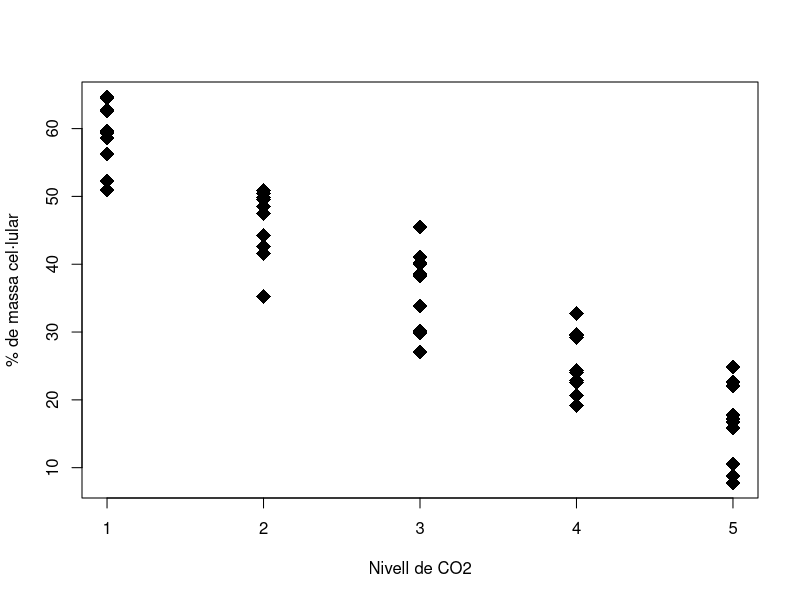
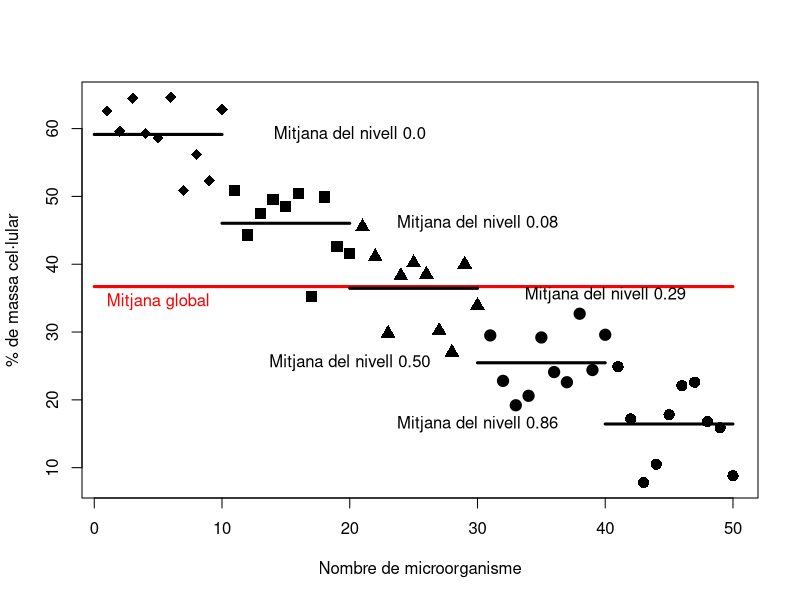

Write R code to recreate these figures, in order.
## ---- chunk 1
knitr::opts_chunk$set(fig.width=6, fig.height=6, fig.align="center", echo=TRUE, warning=FALSE, message=FALSE,error=FALSE)
library(knitr)
#library(printr) 
set.seed(42)
## ---- chunk 2
Inc=c(62.6,50.9,45.5,29.5,24.9,59.6,44.3,41.1,22.8,17.2,64.5,47.5,29.8,19.2,7.8,59.3,49.5,38.3,20.6,10.5,58.6,48.5,40.2,29.2,17.8,64.6,50.4,38.5,24.1,22.1,50.9,35.2,30.2,22.6,22.6,56.2,49.9,27.0,32.7,16.8,52.3,42.6,40.0,24.4,15.9,62.8,41.6,33.9,29.6,8.8)
Pre=as.factor(rep(c("0.0","0.08","0.29","0.50","0.86"), times=10))
CO2=data.frame(Inc,Pre)
str(CO2)
head(CO2,7)
N=dim(CO2)[1] 
k=length(levels(CO2$Pre))
c(N,k)
## ---- chunk 3
CO2mat=matrix(c(62.6,50.9,45.5,29.5,24.9,59.6,44.3,41.1,22.8,17.2,64.5,47.5,29.8,19.2,7.8,59.3,49.5,38.3,20.6,10.5,58.6,48.5,40.2,29.2,17.8,64.6,50.4,38.5,24.1,22.1,50.9,35.2,30.2,22.6,22.6,56.2,49.9,27.0,32.7,16.8,52.3,42.6,40.0,24.4,15.9,62.8,41.6,33.9,29.6,8.8),10,5,byrow=T)
coor_x =matrix(c(rep(1,10),rep(2,10),rep(3,10),rep(4,10),rep(5,10)),10,5)
plot(c(coor_x[,1],coor_x[,2],coor_x[,3],coor_x[,4],coor_x[,5]),
     c(CO2mat[,1],CO2mat[,2],CO2mat[,3],CO2mat[,4],CO2mat[,5]),type="p",pch=18,cex=2,xlab="Nivell de CO2",ylab="% de massa cel·lular")
## ---- chunk 4
plot(1:50,c(CO2mat[,1],CO2mat[,2],CO2mat[,3],CO2mat[,4],CO2mat[,5]),type="p",pch=17,xlab="Nombre de microorganisme",ylab="% de massa cel·lular",cex=0)
points(1:10,CO2mat[,1],pch=18,cex=1.5)
points(11:20,CO2mat[,2],pch=15,cex=1.5)
points(21:30,CO2mat[,3],pch=17,cex=1.5)
points(31:40,CO2mat[,4],pch=19,cex=1.5)
points(41:50,CO2mat[,5],pch=16,cex=1.5)
lines(c(0,50),c(mean(CO2mat),mean(CO2mat)),lwd=3,col="red")
text(5,mean(CO2mat[,3]-2),"Mitjana global",col="red")
for (i in 1:5){lines(c(0+10*(i-1),10*i),c(mean(CO2mat[,i]),mean(CO2mat[,i])),lwd=3)}
text(20,mean(CO2mat[,1]),"Mitjana del nivell 0.0")
text(30,mean(CO2mat[,2]),"Mitjana del nivell 0.08")
text(40,mean(CO2mat[,3]-1),"Mitjana del nivell 0.29")
text(20,mean(CO2mat[,4]),"Mitjana del nivell 0.50")
text(30,mean(CO2mat[,5]),"Mitjana del nivell 0.86")
## ---- chunk 5
mitjanes.nivells=aggregate(Inc~Pre,data=CO2,mean)
mitjanes.nivells
## ---- chunk 6
mitjana.total=mean(CO2$Inc)
mitjana.total
## ---- chunk 7
SSTotal=sum((CO2$Inc-mitjana.total)^2)
SSTotal
SSTr=sum(table(CO2$Pre)*(mitjanes.nivells[,2]-mitjana.total)^2)
SSTr
SSE=sum((CO2$Inc-mitjanes.nivells[,2])^2)
SSE
SSTr+SSE
## ---- chunk 8
MSTr=SSTr/(k-1) 
MSTr
MSE=SSE/(N-k) 
MSE
## ---- chunk 9
EstF=MSTr/MSE 
EstF
## ---- chunk 10
1-pf(EstF,k-1,N-k)
## ---- chunk 11
summary(aov(CO2$Inc~CO2$Pre))
## ---- chunk 12
library(nortest)
p.val.lillie=function(i){lillie.test(CO2[CO2$Pre==levels(CO2$Pre)[i],1])$p.value}
sapply(1:k,FUN=p.val.lillie)
## ---- chunk 13
bartlett.test(CO2$Inc~CO2$Pre)
## ---- chunk 14
pairwise.t.test(CO2$Inc,CO2$Pre,p.adjust.method="bonferroni")
## ---- chunk 15
pairwise.t.test(CO2$Inc,CO2$Pre)
## ---- chunk 16
kruskal.test(CO2$Inc~CO2$Pre)
## ---- chunk 17
pairwise.wilcox.test(CO2$Inc,CO2$Pre,paired=FALSE,p.adjust.method="bonferroni")
## ---- chunk 18
Expr=c(96,93,70,78,99,90,90,87,100,75,84,57,104,80,76,66,84,90,78,76)
Tract=as.factor(rep(c("A","B","C","D"),5))
EG=data.frame(Expr,Tract)
str(EG)
head(EG)
## ---- chunk 19
p.val.SW=function(i){shapiro.test(EG[EG$Tract==levels(EG$Tract)[i],1])$p.value}
sapply(1:length(levels(EG$Tract)),FUN=p.val.SW)
## ---- chunk 20
bartlett.test(EG$Expr~EG$Tract)
## ---- chunk 21
summary(aov(Expr~Tract,data=EG))
## ---- chunk 22
pairwise.t.test(EG$Expr,EG$Tract,p.adjust.method="bonferroni")
## ---- chunk 23
pairwise.t.test(EG$Expr,EG$Tract,p.adjust.method="holm")
## ---- chunk 24
kilocal=c(1.4,1.1,0.7,1.5,1.2,0.8,1.8,1.3,0.7,1.7,1.3,0.8,1.6,0.7,0.1,1.5,1.2,0.7,1.7,1.1,0.4,2.0,1.3,0.6)
blocs=as.factor(rep(1:8,each=3))
blocs
tracts=as.factor(rep(1:3,times=8))
tracts
Dades=data.frame(kilocal,tracts,blocs)
str(Dades)
head(Dades)
## ---- chunk 25
mean.tracts=aggregate(kilocal~tracts,data=Dades,mean)
mean.tracts
mean.blocs=aggregate(kilocal~blocs,data=Dades,mean)
mean.blocs
mean.tot=mean(kilocal)
mean.tot
## ---- chunk 26
SS.Tot=sum((kilocal-mean.tot)^2)
SS.Tot
## ---- chunk 27
SS.Tr=8*sum((mean.tracts[,2]-mean.tot)^2)
SS.Tr
## ---- chunk 28
SS.Bl=3*sum((mean.blocs[,2]-mean.tot)^2)
SS.Bl
## ---- chunk 29
SSE=sum((kilocal-mean.tracts[,2]-rep(mean.blocs[,2],each=3)+mean.tot)^2)
SSE
## ---- chunk 30
SS.Tr+SS.Bl+SSE-SS.Tot
## ---- chunk 31
summary(aov(kilocal~tracts+blocs,data=Dades))
## ---- chunk 32
pairwise.t.test(Dades$kilocal,Dades$tracts,paired=TRUE,p.adjust.method="bonferroni")
## ---- chunk 33
friedman.test(kilocal~tracts|blocs,data=Dades)
## ---- chunk 34
pairwise.wilcox.test(Dades$kilocal,Dades$tracts,paired=TRUE,p.adjust.method="bonferroni")
## ---- chunk 35
GSI= c(1.30,1.01,2.88,1.52,2.42,1.02,2.66,1.32,2.94,1.63,0.90,0.83,1.06,0.67,0.98,0.57,1.29,0.47,1.12,0.66)
llum=as.factor(rep(c(9,14),10))
llum
temp=as.factor(rep(c(16,27),each=10))
temp
peixos=data.frame(GSI,llum,temp)
str(peixos)
head(peixos)
## ---- chunk 36
Xb.i.j.bullet=aggregate(GSI~llum+temp,
  data=peixos,mean)
Xb.i.j.bullet
Xb.A=aggregate(GSI~llum,data=peixos,mean)
Xb.A
Xb.B=aggregate(GSI~temp,data=peixos,mean)
Xb.B
Xb=mean(peixos$GSI)
## ---- chunk 37
n=5;a=2;b=2
SS.Tot=sum((peixos$GSI-mean(peixos$GSI))^2)
SS.Tot
SS.A=b*n*sum((Xb.A[,2]-mean(peixos$GSI))^2)
SS.A
SS.B=a*n*sum((Xb.B[,2]-mean(peixos$GSI))^2)
SS.B
SS.AB=n*sum((Xb.i.j.bullet[,3]-Xb.A[,2]-rep(Xb.B[,2],each=a)+mean(peixos$GSI))^2)
SS.AB
SS.Tr=n*sum((Xb.i.j.bullet[,3]-mean(peixos$GSI))^2)
SS.Tr
SS.E=sum((peixos$GSI-c(rep(Xb.i.j.bullet[1:2,3],n),rep(Xb.i.j.bullet[3:4,3],n)))^2)
SS.E         
SS.A+SS.B+SS.AB
SS.Tr+SS.E
## ---- chunk 38
summary(aov(GSI~llum*temp,data=peixos))
summary(aov(GSI~llum:temp,data=peixos))
## ---- chunk 39
kruskal.test(GSI~interaction(llum,temp),data=peixos)
## ---- chunk 40
Xb.i.j.bullet=aggregate(GSI~llum+temp,
  data=peixos,mean)
friedman.test(GSI~llum|temp, data=Xb.i.j.bullet)
friedman.test(GSI~temp|llum, data=Xb.i.j.bullet)
